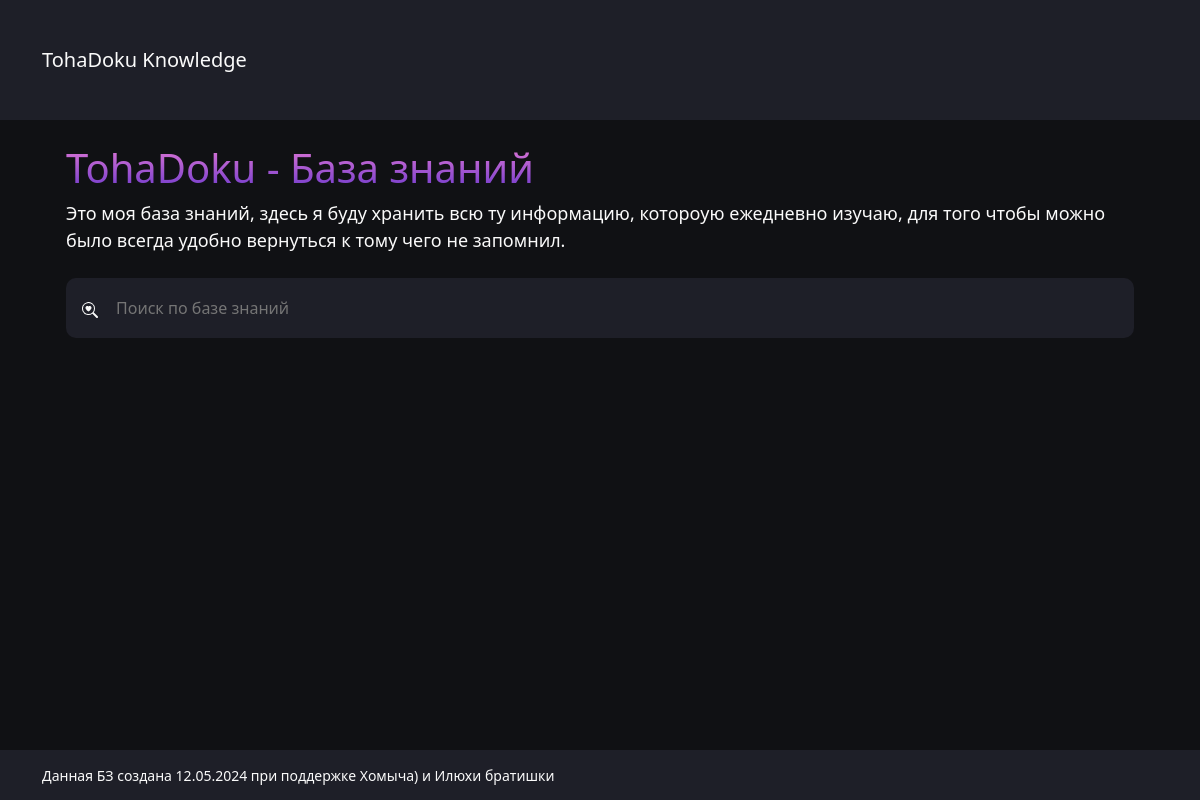
/, run on an earlier commit of the app's database.
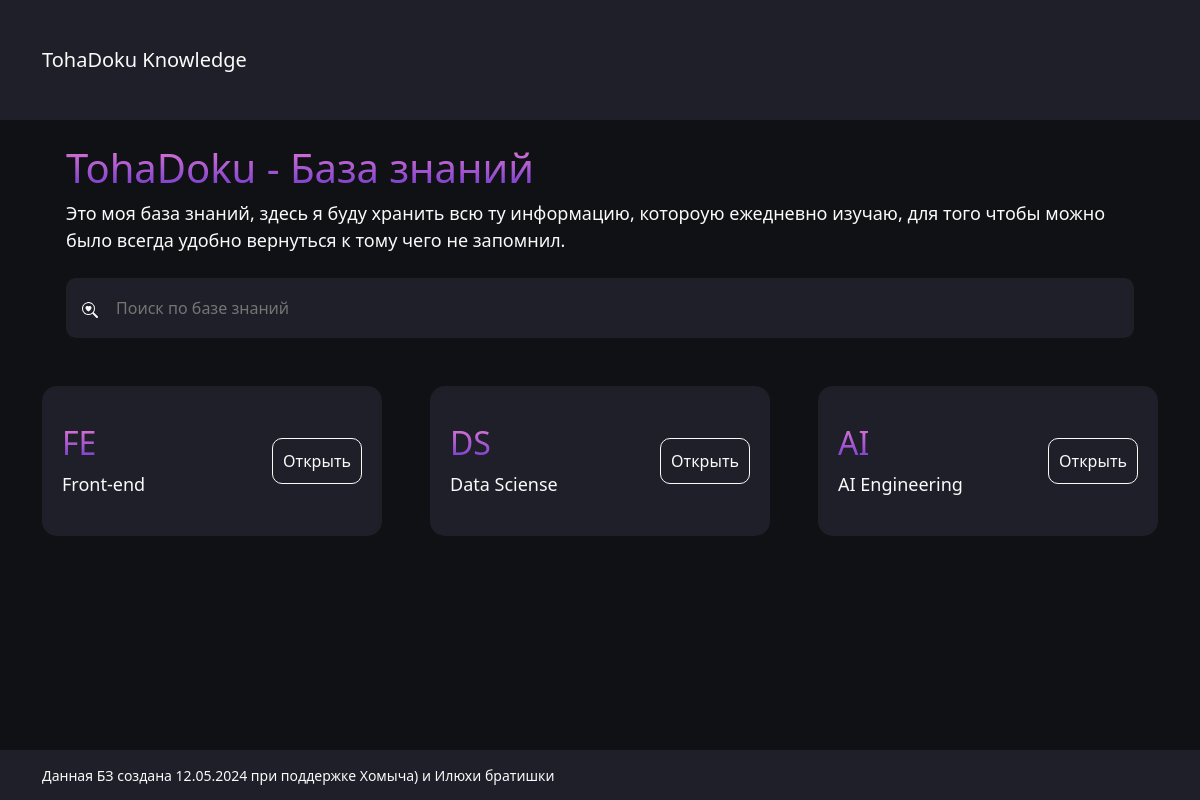
And on a later commit of the database.
### main/models.py (models this page shows, shortened)
class Category(models.Model):
    name = models.CharField(max_length=3)
    main_name = models.CharField(max_length=100)
    slug = models.SlugField(unique=True, max_length=150, blank=True)

### main/views.py (the view)
# urls.py: path('', home, name='home'),
def home(request):
    categories = Category.objects.all()
    context = {
        'categories': categories,
    }
    return render(request, 'main/index.html', context)

### templates/main/index.html (shortened to what this page needs)
{% extends 'main/base.html' %}
{% block content %}
    <section class="main-section">
        <div class="container">
            <div class="p-4">
                <h1>TohaDoku - База знаний</h1>
                <p>Это моя база знаний, здесь я буду хранить всю ту информацию, котороую ежедневно изучаю, для того чтобы можно было всегда удобно вернуться к тому чего не запомнил.</p>
            </div>
            <div class="search-block p-4">
                <label for="search-input ">
                </label>
                <input id="search-input" type="text" placeholder="Поиск по базе знаний">
            </div>
            <div class="row g-5 pt-5">
                {% for category in categories %}
                <div class="col-md-4">
                    <div class="category-card">
                        <div>
                            <h2>{{ category.name }}</h2>
                            <p>{{ category.main_name }}</p>
                        </div>
                        <a href="{% url 'category_page' slug=category.slug %}">Открыть</a>
                    </div>
                </div>
                {% endfor %}
            </div>
        </div>
    </section>
{% endblock %}

### templates/main/base.html (shortened to what this page needs)
<!DOCTYPE html>
{% load static %}
<html lang="ru">
<head>
    <link rel="stylesheet" href="{% static 'assets/css/reset.css' %}">
    <link rel="stylesheet" href="{% static 'assets/css/bootstrap.min.css' %}">
    <link rel="stylesheet" href="{% static 'assets/css/main.css' %}">
</head>
<body>
    <header>
        <nav class="navbar">
            <div class="container">
              <a href="/" class="navbar-brand">TohaDoku Knowledge</a>
            </div>
        </nav>
    </header>
    {% block content %}
    {% endblock %}
    <footer class=" d-flex align-items-center">
        <div class="container">
            <p>Данная БЗ создана 12.05.2024 при поддержке Хомыча) и Илюхи братишки</p>
        </div>
    </footer>
</body>
</html>

### static/assets/css/main.css (style rules this page uses)
* { color: #fafafa; overflow-x: hidden; }
html, body { background: #16171d!important; }
p { margin-bottom: 0; font-size: 18px; }
h1, h2, h3, h4, h5, h6 { background: -webkit-linear-gradient(#e47ad5, #6c38cc); -webkit-background-clip: text; -webkit-text-fill-color: transparent; overflow-y: hidden; }
.navbar { background: #1e1f28; height: 120px; }
.navbar-brand { color: #fafafa; }
.main-section { background: #101114; min-height: calc(100vh - 170px); }
.search-block { width: 100%; position: relative; height: 60px; display: flex; align-items: center; overflow-y: hidden; }
.search-block label { position: absolute; left: 40px; }
#search-input { width: 100%; background: #1e1f28!important; height: 60px; border-radius: 10px; padding-left: 50px; }
.category-card { background: #1e1f28; height: 150px; border-radius: 15px; display: flex; align-items: center; justify-content: space-between; padding: 20px; }
.category-card a, .sub-link { color: #fafafa; border: 1px solid #fafafa; padding: 10px; border-radius: 10px; transition: background ease .3s; }
label::after { background: #16171d!important; color: #fafafa!important; }
footer { background: #1e1f28; height: 50px; }
footer p { font-size: 14px; }

What changed in the data, as far as the page shows it:
added Category: name "FE", main_name "Front-end"
added Category: name "DS", main_name "Data Sciense"
added Category: name "AI", main_name "AI Engineering"
